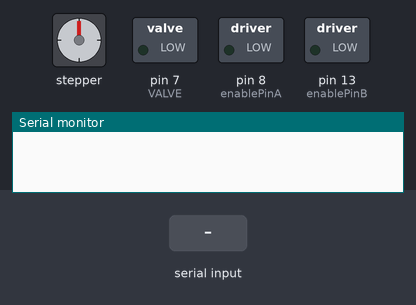
The sketch below on a simulated Arduino Leonardo, built with avr-gcc and run on an emulated ATmega32U4. Parts: stepper motor, switched loads named in the sketch (green lamp = pin HIGH), the last lines printed to the serial monitor. The test bench sets the inputs (shaded band). USB keyboard and mouse output is not drawn; stepper angles assume 200 steps per turn.

Above: at 1.2 s.
1.3 s: "u" received over Serial
At 4.0 s:
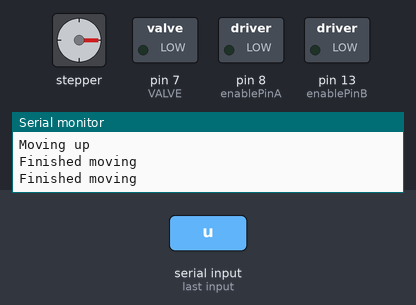
4.3 s: "d" received over Serial
At 4.45 s:
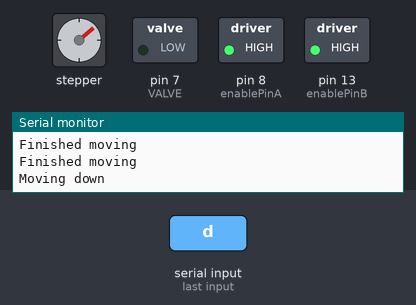
7.3 s: "w" received over Serial
At 8.5 s:
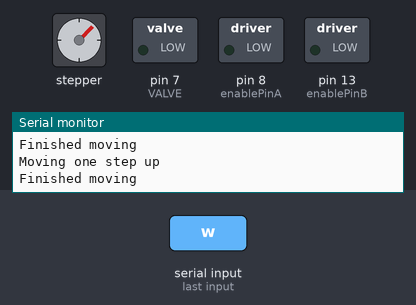
8.8 s: "o" received over Serial
At 9.9 s:
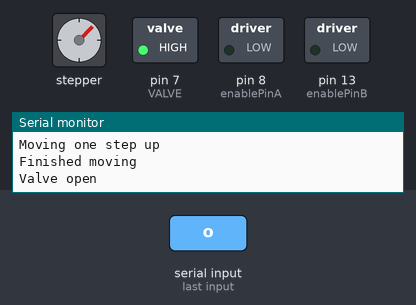
10.3 s: "s" received over Serial
At 11.0 s:
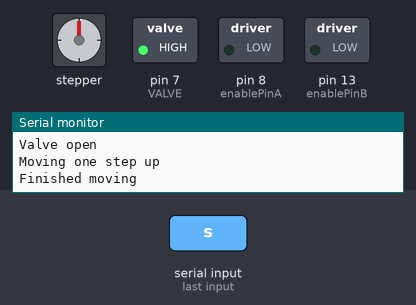
11.8 s: "u" received over Serial
At 14.5 s:
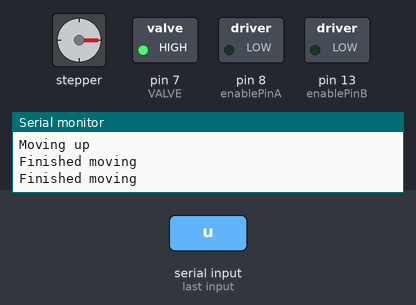
Timing chart, 0 to 15.8 s (numbered marks = the images above; inputs shaded):
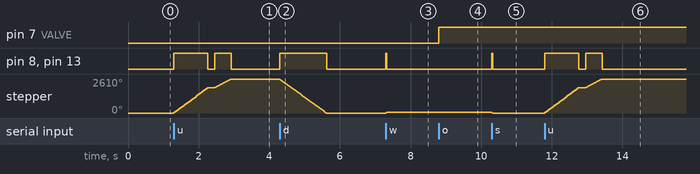

Measured:
- after the input at 1.3 s, pin 8 (enablePinA), pin 13 (enablePinB): LOW → HIGH at once, → LOW 0.96 s later, → HIGH 0.20 s later, → LOW 0.47 s later; stepper: turns 2610° clockwise in 1.6 s, starting at once
- after the input at 4.3 s, pin 8 (enablePinA), pin 13 (enablePinB): LOW → HIGH at once, → LOW 1.3 s later; stepper: turns 2610° counter-clockwise in 1.3 s, starting at once
- after the input at 7.3 s, pin 8 (enablePinA), pin 13 (enablePinB): LOW → HIGH at once, → LOW 0.03 s later; stepper: goes 28° 0.02 s, then 45°, starting at once
- after the input at 8.8 s, pin 7 (VALVE): LOW → HIGH at once
- after the input at 10.3 s, pin 8 (enablePinA), pin 13 (enablePinB): LOW → HIGH at once, → LOW 0.03 s later; stepper: goes 16° 0.02 s, then 0°, starting at once
- after the input at 11.8 s, pin 8 (enablePinA), pin 13 (enablePinB): LOW → HIGH at once, → LOW 0.96 s later, → HIGH 0.20 s later, → LOW 0.47 s later; stepper: turns 2610° clockwise in 1.6 s, starting at once

The sketch:

Stepper_trials.ino
```cpp
#include <Stepper.h>
#include <elapsedMillis.h>
#include <Keyboard.h>

#define Serial SerialUSB                      //This trick is meant for the Aduino Zero board
#define MotorInterfaceType 4
#define VALVE 7


const int stepsPerRevolution = 200;  // change this to fit the number of steps per revolution
// for your motor

// initialize the stepper library on pins 8 through 11:
Stepper stepper(stepsPerRevolution, 9, 10, 11, 12);

/************** Stepper Motor Parameters ****************/
/*--- Enable pins ---*/
const byte enablePinA = 8;
const byte enablePinB = 13;
/*--- Travel steps ---*/
const int steps = 25;                         // 200steps = 1rev = 8mm,  25steps = 1/8rev = 1mm, 5steps = 0.2mm
const int distance = 58* (200 / 8);          // 60mm * (1rev / 8mm * 200 steps / 1rev) = 1500
const int clamp_distance = 15 * (200 / 8);    // 10mm * (1rev / 8mm * 200 steps / 1rev)
//const int clamp_distance = 30 * (200 / 8);  // 10mm * (1rev / 8mm * 200 steps / 1rev)
const int initial_distance = distance - clamp_distance;
int target;
/*--- Travel speed ---*/
/* If using the L298N driver, speed should be within these ranges:
/* AccelStepper speeds:  450 < x < 1100   units: steps/sec */
/* Stepper speeds:       140 < x < 340    units: rev/min */
const int closing_speed = 240;
const int closing_speed_fast = 340;
const int opening_speed = 330;


void setup() {

  Serial.begin(9600);
  Keyboard.begin();


  // Initialize VALVE pin as output
  delay(10);
  pinMode(VALVE, OUTPUT);
  delay(10);
  digitalWrite(VALVE, LOW);
  delay(10);

  // Initialize STEPMOTOR pins
  pinMode(enablePinA, OUTPUT);
  pinMode(enablePinB, OUTPUT);
  delay(10);

//  digitalWrite(enablePinA, HIGH);
//  digitalWrite(enablePinB, HIGH);

}


void loop() {

  char key;
  key = Serial.read();

  /*********************** MOVE UP OR DOWN ******************/
  if (key == 'u'){
    Serial.println("");
    Serial.println("Moving up");
    motorSteps(closing_speed_fast, initial_distance,0);
    delay(100);
    motorSteps(closing_speed, clamp_distance,0);
  }
  if (key == 'd'){
    Serial.println("");
    Serial.println("Moving down");
    motorSteps(opening_speed,-distance,0);
  }


  /************** MOVE ONE STEP AT A TIME ******************/
  if (key == 'w'){
    Serial.println("");
    Serial.println("Moving one step up");
    motorSteps(closing_speed, steps,0);
  }
  if (key == 's'){
    Serial.println("");
    Serial.println("Moving one step up");
    motorSteps(closing_speed, - steps,0);
  }


  /*********************** VALVE **************************/
  if (key == 'o'){
    digitalWrite(VALVE, HIGH);
    Serial.println("");
    Serial.println("Valve open");
  }
  if (key == 'l'){
    digitalWrite(VALVE, LOW);
    Serial.println("");
    Serial.println("Valve closed");
  }

}


void motorSteps(int stp_speed, int stp_distance, int int_delay){
  digitalWrite(enablePinA, HIGH);
  digitalWrite(enablePinB, HIGH);

  stepper.setSpeed(stp_speed);
  stepper.step(stp_distance);

  Serial.println("Finished moving");

  delay(int_delay);

  digitalWrite(enablePinA, LOW);
  digitalWrite(enablePinB, LOW);
  delay(100);

}
```
